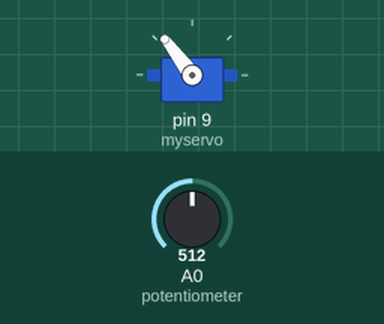
Simulated run of this sketch. Board: Arduino Uno, built with avr-gcc and run on an emulated ATmega328P. Shown: servo. The inputs (shaded band) are chosen by the test bench; at power-on: A0 (potentiometer) = 512.

Above: at 1.2 s.
1.3 s: A0 (potentiometer) set to 716
At 1.7 s:
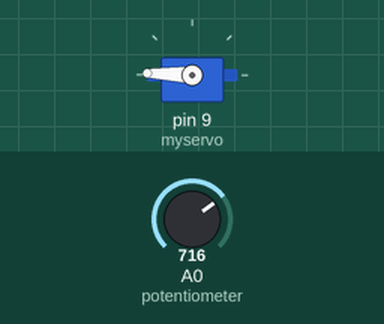
2.8 s: A0 (potentiometer) set to 900
At 3.7 s:
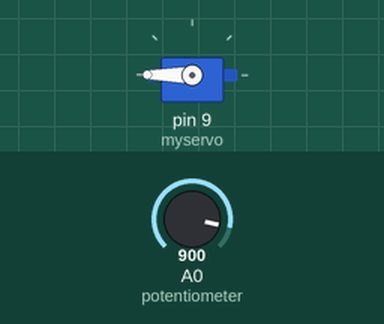
4.3 s: A0 (potentiometer) set to 306
At 5.2 s:
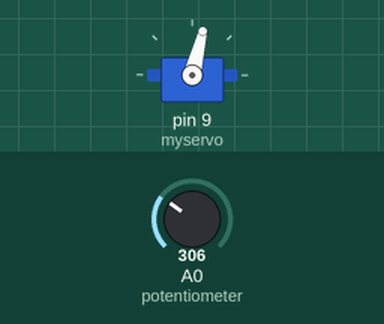
5.8 s: A0 (potentiometer) set to 122
At 7.0 s:
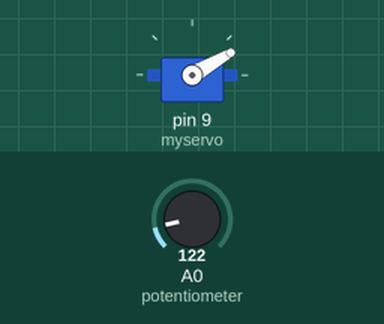
7.3 s: A0 (potentiometer) set to 0
At 8.5 s:
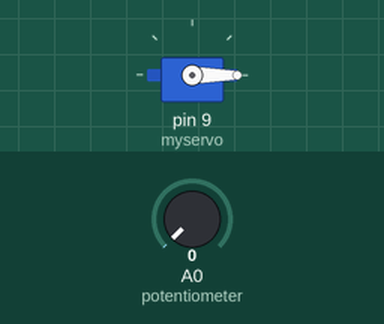
8.8 s: A0 (potentiometer) set to 511
At 9.5 s:
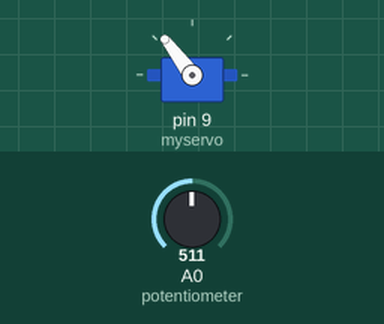
Timing chart, 0 to 11.3 s (numbered marks = the images above; inputs shaded):
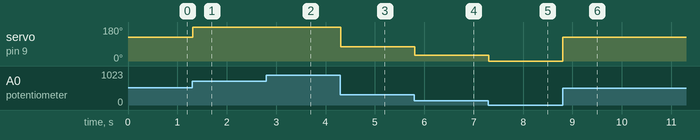

The sketch:

servomotor.ino
```cpp
#include <Servo.h>

Servo myservo;  // create servo object to control a servo

int angle = 0;    // variable to store the servo position
int val;
void setup()
{
  myservo.attach(9);  // attaches the servo on pin 9 to the servo object
}

void loop()
{
  val = analogRead(A0); // Ao is connected to potentiometer
  angle = map(val,0,1023,0,255);
  myservo.write(angle);
  delay(15);

}
```

Measured:
- after the input at 1.3 s, servo on pin 9 (myservo): 127° → 178° at once
- after the input at 2.8 s, servo on pin 9 (myservo): 178° → 180° at once
- after the input at 4.3 s, servo on pin 9 (myservo): 180° → 76° at once
- after the input at 5.8 s, servo on pin 9 (myservo): 76° → 30° at once
- after the input at 7.3 s, servo on pin 9 (myservo): 30° → 0° at once
- after the input at 8.8 s, servo on pin 9 (myservo): 0° → 127° at once
